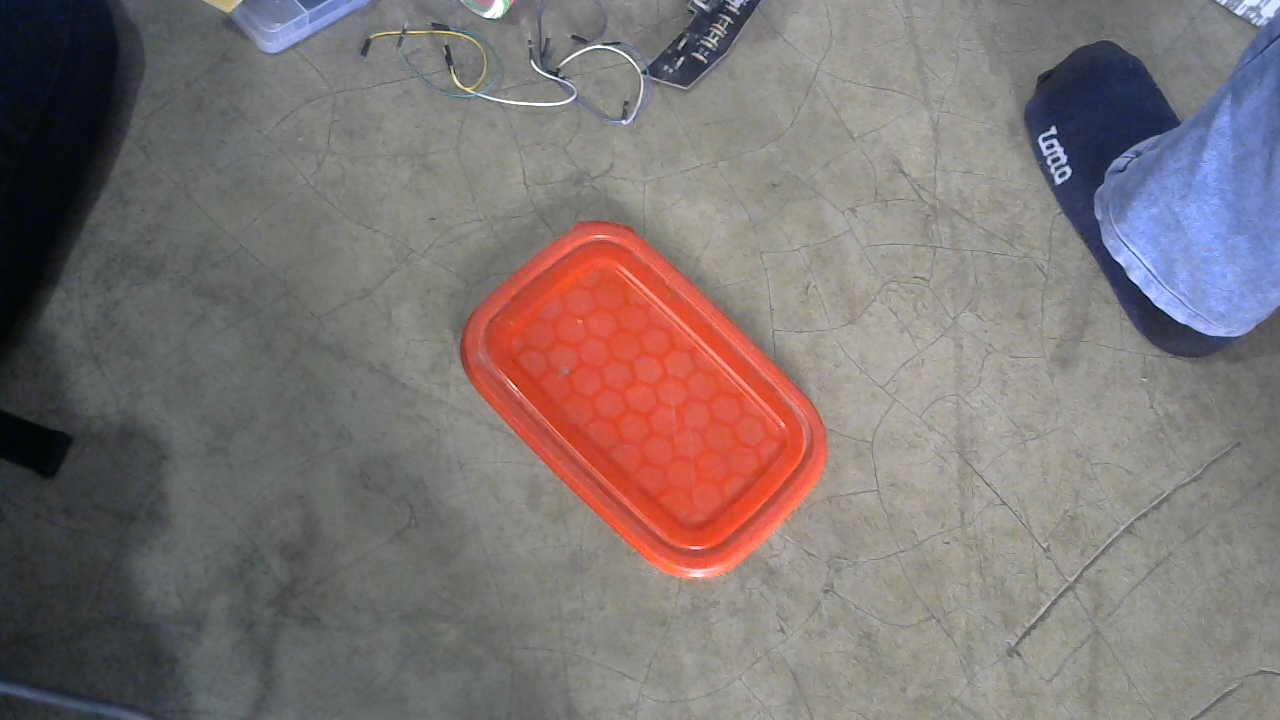
#> input picture images/red-rect-2.jpg, 1280 x 720 px
$ python -i a.py   (imports and definitions only)
#> lines starting #> are read from the running program, lines starting #| are printed output that depends on the picture; after the words box and inside, x2 and y2 are one past the last pixel; in counts of white or black regions, pixels touching at a corner belong together
#> further down, picture is the input picture: shape (720, 1280, 3); mean B, G, R 115.8, 116.6, 126.2
import cv2
import numpy as np

def find_mean_point(contour):
    num_points = len(contour)
    mean_x = sum(point[0][0] for point in contour) / num_points
    mean_y = sum(point[0][1] for point in contour) / num_points

    return (mean_x, mean_y)

def get_min_deviation(contour, center):
    dx = 0
    dy = 0
    for point in contour:
        p = point[0]
        dx += abs(p[0]-center[0])
        dy += abs(p[1]-center[1])
    return dx + dy


def draw_circle_around_point(image, center, radius=10, color=(0, 255, 0), thickness=-1):
    new_image = image.copy()  # Create a copy to avoid modifying the original image
    center = tuple(map(int, center))  # Ensure center coordinates are integers

    # Draw the circle on the image
    cv2.circle(new_image, center, radius, color, thickness)

    return new_image

def get_detected_object_centers(image, lower_color, upper_color, max_objects):
    # Convert to HSV
#> called with lower_color = array of shape (3,), upper_color = array of shape (3,), max_objects = 1
    hsv_image = cv2.cvtColor(image, cv2.COLOR_BGR2HSV)
#> hsv_image: shape (720, 1280, 3); mean H, S, V 48.4, 38.3, 132.7

    # Threshold the image
    red_mask = cv2.inRange(hsv_image, lower_color, upper_color)
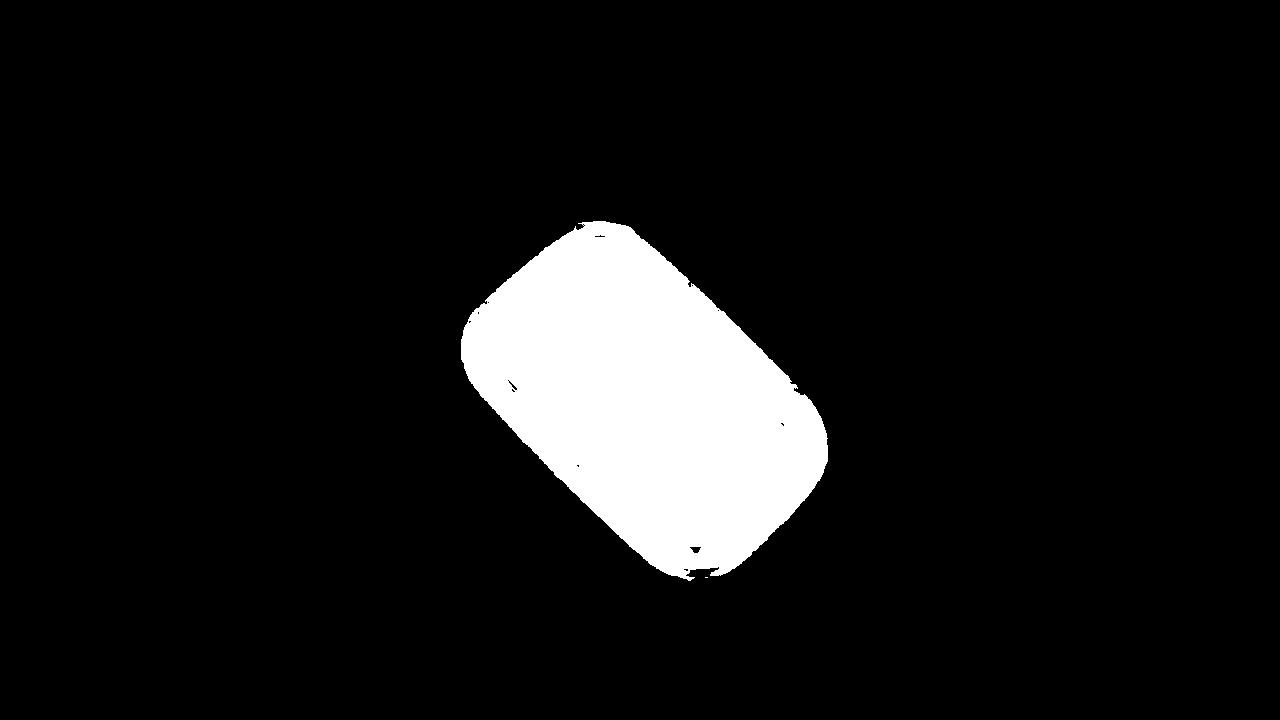
#> red_mask: shape (720, 1280); 8.6% white; 2 white regions (1 under 20 px)

    # Find contours in the binary mask
    contours, _ = cv2.findContours(red_mask, cv2.RETR_EXTERNAL, cv2.CHAIN_APPROX_SIMPLE)
#> contours = 2 contours, 1 with area under 20; largest, box (x1, y1, x2, y2) and area: (461, 221, 828, 581) 79144

    candidates = []

    # Iterate over contours
    for contour in contours:
        center = find_mean_point(contour)
        mean_deviation = get_min_deviation(contour, center)
        candidates.append([center, mean_deviation])
#> this loop made 2 passes
#> (contour, num_points in find_mean_point, mean_x in find_mean_point, mean_y in find_mean_point, mean_deviation) on pass 1: ([[705, 577], [707, 577]], 2, 706, 577, 2)
#> (num_points in find_mean_point, mean_x in find_mean_point, mean_y in find_mean_point, mean_deviation) on pass 2: (530, 648.5, 399.5, 108472.8)
#> after the loop, candidates = [[(706, 577), 2], [(648.5, 399.5), 108472.8]]

    sorted_candidates = sorted(candidates, key=lambda x: x[1], reverse=True)
#> sorted_candidates = [[(648.5, 399.5), 108472.8], [(706, 577), 2]]

    detected_objects = sorted_candidates[:max_objects]
#> detected_objects = [[(648.5, 399.5), 108472.8]]

    centers = []

    for object in detected_objects:
        centers.append(object[0])
#> this loop made 1 pass
#> object on pass 1: [(648.5, 399.5), 108472.8]
#> after the loop, centers = [(648.5, 399.5)]

    return centers

def process_image(image):
    # Define red color range in HSV
    lower_red = np.array([0, 100, 100])
    upper_red = np.array([10, 255, 255])

    max_objects = 1

    centers = get_detected_object_centers(image, lower_red, upper_red, max_objects)
#> centers = [(648.5, 399.5)]

    for center in centers:
        image = draw_circle_around_point(image, center)
#> this loop made 1 pass

    return image

# Read the image
# [1 line not run here, left out]

# [1 line that did not run here, left out]

# Display the result
# [3 lines not run here, left out]

>>> import cv2
>>> picture = cv2.imread('images/red-rect-2.jpg')
>>> result = process_image(picture)

$ run again, on images/red-rect-1.jpg
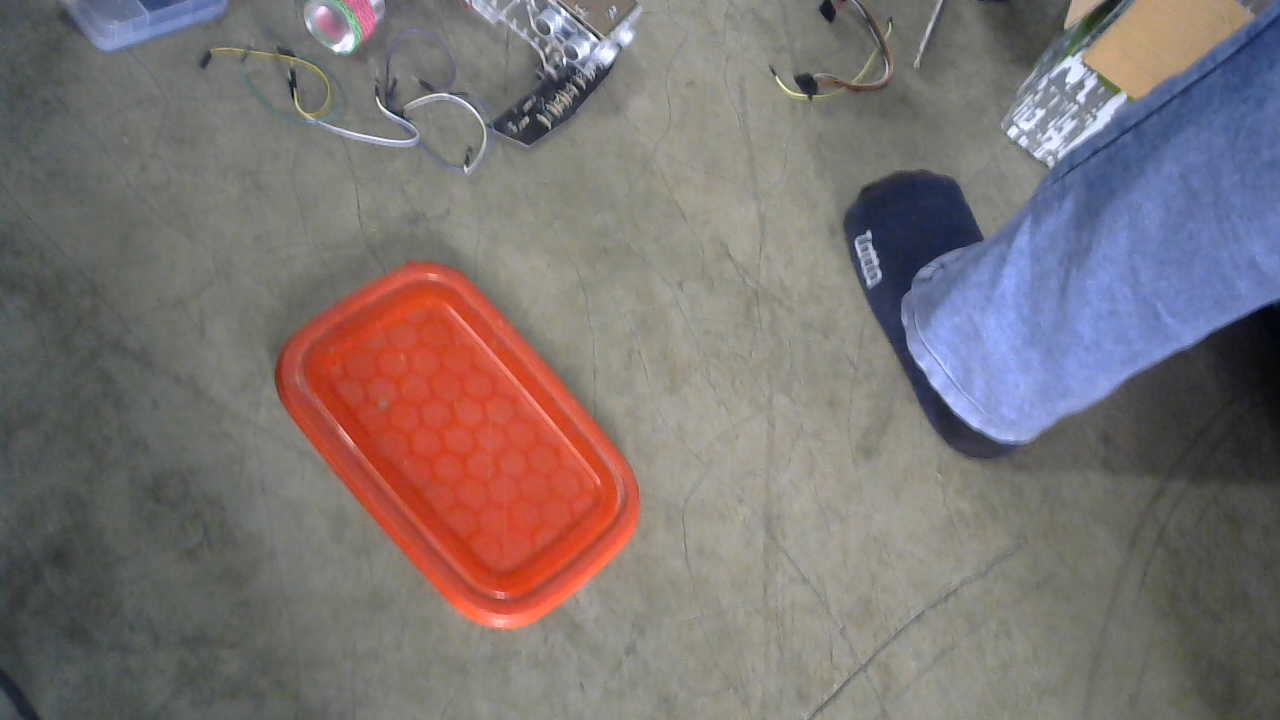
#> input picture images/red-rect-1.jpg, 1280 x 720 px
#> picture is the input picture: shape (720, 1280, 3); mean B, G, R 114.7, 115.1, 124
#> hsv_image: shape (720, 1280, 3); mean H, S, V 48, 43.6, 133.6
#> in get_detected_object_centers, `red_mask = cv2.inRange(hsv_image, lower_color, upper_color)`:
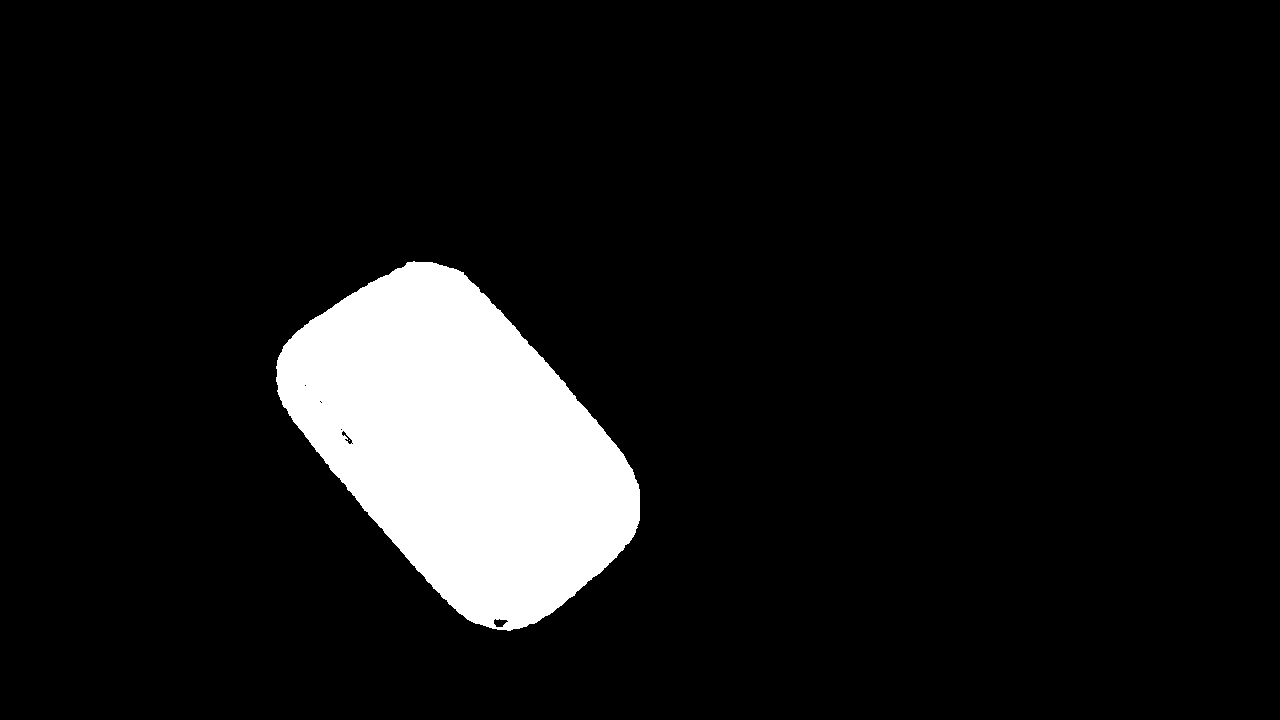
#> red_mask: shape (720, 1280); 8.9% white; 2 white regions (1 under 20 px)
#> contours = 1 contour; box (x1, y1, x2, y2) and area: (276, 261, 640, 631) 81370
#> the loop in get_detected_object_centers, `for contour in contours:` made 1 pass
#> (num_points in find_mean_point, mean_x in find_mean_point, mean_y in find_mean_point, mean_deviation) on pass 1: (517, 452, 441.4, 107683.5)
#> after the loop in get_detected_object_centers, `for contour in contours:`: candidates = [[(452, 441.4), 107683.5]]
#> the loop in get_detected_object_centers, `for object in detected_objects:` made 1 pass
#> object on pass 1: [(452, 441.4), 107683.5]
#> after the loop in get_detected_object_centers, `for object in detected_objects:`: centers = [(452, 441.4)]
#> the loop in process_image, `for center in centers:` made 1 pass
